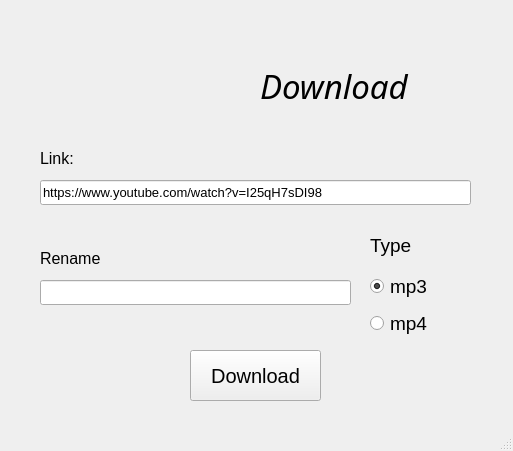
<?xml version="1.0" encoding="UTF-8"?>
<ui version="4.0">
 <class>MainWindow</class>
 <widget class="QMainWindow" name="MainWindow">
  <property name="geometry">
   <rect>
    <x>0</x>
    <y>0</y>
    <width>513</width>
    <height>451</height>
   </rect>
  </property>
  <property name="windowTitle">
   <string>MainWindow</string>
  </property>
  <widget class="QWidget" name="centralwidget">
   <widget class="QPushButton" name="bt_download">
    <property name="geometry">
     <rect>
      <x>190</x>
      <y>350</y>
      <width>131</width>
      <height>51</height>
     </rect>
    </property>
    <property name="font">
     <font>
      <pointsize>15</pointsize>
     </font>
    </property>
    <property name="text">
     <string>Download</string>
    </property>
   </widget>
   <widget class="QLabel" name="label">
    <property name="geometry">
     <rect>
      <x>40</x>
      <y>150</y>
      <width>67</width>
      <height>17</height>
     </rect>
    </property>
    <property name="font">
     <font>
      <pointsize>12</pointsize>
     </font>
    </property>
    <property name="text">
     <string>Link:</string>
    </property>
   </widget>
   <widget class="QLabel" name="label_2">
    <property name="geometry">
     <rect>
      <x>40</x>
      <y>250</y>
      <width>61</width>
      <height>17</height>
     </rect>
    </property>
    <property name="font">
     <font>
      <pointsize>12</pointsize>
     </font>
    </property>
    <property name="text">
     <string>Rename:</string>
    </property>
   </widget>
   <widget class="QLineEdit" name="txt_link">
    <property name="geometry">
     <rect>
      <x>40</x>
      <y>180</y>
      <width>431</width>
      <height>25</height>
     </rect>
    </property>
    <property name="font">
     <font>
      <pointsize>10</pointsize>
     </font>
    </property>
    <property name="text">
     <string>https://www.youtube.com/watch?v=I25qH7sDI98</string>
    </property>
   </widget>
   <widget class="QLineEdit" name="txt_rename">
    <property name="geometry">
     <rect>
      <x>40</x>
      <y>280</y>
      <width>311</width>
      <height>25</height>
     </rect>
    </property>
   </widget>
   <widget class="QLabel" name="label_3">
    <property name="geometry">
     <rect>
      <x>370</x>
      <y>230</y>
      <width>61</width>
      <height>31</height>
     </rect>
    </property>
    <property name="font">
     <font>
      <pointsize>14</pointsize>
     </font>
    </property>
    <property name="text">
     <string>Type</string>
    </property>
   </widget>
   <widget class="QLabel" name="label_4">
    <property name="geometry">
     <rect>
      <x>260</x>
      <y>60</y>
      <width>241</width>
      <height>51</height>
     </rect>
    </property>
    <property name="font">
     <font>
      <family>Purisa</family>
      <pointsize>25</pointsize>
      <weight>50</weight>
      <italic>true</italic>
      <bold>false</bold>
     </font>
    </property>
    <property name="text">
     <string>Download</string>
    </property>
   </widget>
   <widget class="QLabel" name="label_5">
    <property name="geometry">
     <rect>
      <x>40</x>
      <y>-30</y>
      <width>221</width>
      <height>141</height>
     </rect>
    </property>
    <property name="text">
     <string>&lt;html&gt;&lt;head/&gt;&lt;body&gt;&lt;p&gt;&lt;img src=&quot;:/youtube/youtube_download.png&quot;/&gt;&lt;/p&gt;&lt;/body&gt;&lt;/html&gt;</string>
    </property>
   </widget>
   <widget class="QWidget" name="">
    <property name="geometry">
     <rect>
      <x>370</x>
      <y>270</y>
      <width>66</width>
      <height>72</height>
     </rect>
    </property>
    <property name="font">
     <font>
      <pointsize>14</pointsize>
     </font>
    </property>
    <layout class="QVBoxLayout" name="verticalLayout_2">
     <item>
      <widget class="QRadioButton" name="rb_mp3">
       <property name="font">
        <font>
         <pointsize>14</pointsize>
        </font>
       </property>
       <property name="text">
        <string>mp3</string>
       </property>
       <property name="checked">
        <bool>true</bool>
       </property>
      </widget>
     </item>
     <item>
      <layout class="QVBoxLayout" name="verticalLayout"/>
     </item>
     <item>
      <widget class="QRadioButton" name="rb_mp4">
       <property name="font">
        <font>
         <pointsize>14</pointsize>
        </font>
       </property>
       <property name="text">
        <string>mp4</string>
       </property>
      </widget>
     </item>
    </layout>
   </widget>
   <zorder>label_5</zorder>
   <zorder>bt_download</zorder>
   <zorder>label</zorder>
   <zorder>label_2</zorder>
   <zorder>txt_link</zorder>
   <zorder>txt_rename</zorder>
   <zorder>rb_mp3</zorder>
   <zorder>rb_mp4</zorder>
   <zorder>rb_mp4</zorder>
   <zorder>rb_mp4</zorder>
   <zorder>rb_mp3</zorder>
   <zorder>rb_mp3</zorder>
   <zorder>rb_mp4</zorder>
   <zorder>label_3</zorder>
   <zorder>label_4</zorder>
  </widget>
  <widget class="QMenuBar" name="menubar">
   <property name="geometry">
    <rect>
     <x>0</x>
     <y>0</y>
     <width>513</width>
     <height>22</height>
    </rect>
   </property>
  </widget>
  <widget class="QStatusBar" name="statusbar"/>
 </widget>
 <resources>
  <include location="youtube_image.qrc"/>
 </resources>
 <connections/>
</ui>
